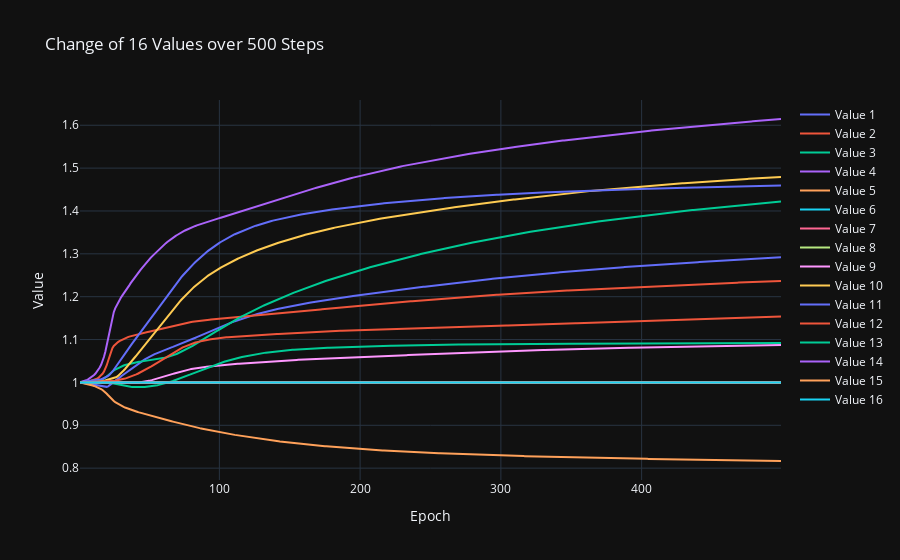

The code cell stored with this chart in its notebook:
### Markdown cell above
## Vars

### Code cell
import numpy as np
import plotly.graph_objects as go


data = experiment_data_loader.experiment_data['000001']['repetition_data'][1]


means = []
for mean_idx in range(16):
    means.append(data[f"var{mean_idx}"])

    
data = np.stack(means, axis=1)

# Preparing data for plotting
epochs = np.arange(1, data.shape[0])
traces = []
for i in range(data.shape[1]):
    traces.append(go.Scatter(x=epochs, y=data[:, i], mode='lines', name=f'Value {i+1}'))

# Plotting with Plotly
layout = go.Layout(title='Change of 16 Values over 500 Steps',
                   xaxis=dict(title='Epoch'),
                   yaxis=dict(title='Value'),
                   template='plotly_dark')

fig = go.Figure(data=traces, layout=layout)
fig.show()

### Figure 1 — Plotly figure (JSON) as saved in the notebook; plotly's stock layout.template omitted (floating-point values rounded to 4 significant figures; data arrays with more than 128 entries replaced by an {"elided": "..."} marker saying what was removed)
{"data": [{"mode": "lines", "name": "Value 1", "type": "scatter", "x": {"elided": "499 int values"}, "y": {"elided": "500 float values"}}, {"mode": "lines", "name": "Value 2", "type": "scatter", "x": {"elided": "499 int values"}, "y": {"elided": "500 float values"}}, {"mode": "lines", "name": "Value 3", "type": "scatter", "x": {"elided": "499 int values"}, "y": {"elided": "500 float values"}}, {"mode": "lines", "name": "Value 4", "type": "scatter", "x": {"elided": "499 int values"}, "y": {"elided": "500 float values"}}, {"mode": "lines", "name": "Value 5", "type": "scatter", "x": {"elided": "499 int values"}, "y": {"elided": "500 float values"}}, {"mode": "lines", "name": "Value 6", "type": "scatter", "x": {"elided": "499 int values"}, "y": {"elided": "500 float values"}}, {"mode": "lines", "name": "Value 7", "type": "scatter", "x": {"elided": "499 int values"}, "y": {"elided": "500 int values"}}, {"mode": "lines", "name": "Value 8", "type": "scatter", "x": {"elided": "499 int values"}, "y": {"elided": "500 int values"}}, {"mode": "lines", "name": "Value 9", "type": "scatter", "x": {"elided": "499 int values"}, "y": {"elided": "500 float values"}}, {"mode": "lines", "name": "Value 10", "type": "scatter", "x": {"elided": "499 int values"}, "y": {"elided": "500 float values"}}, {"mode": "lines", "name": "Value 11", "type": "scatter", "x": {"elided": "499 int values"}, "y": {"elided": "500 float values"}}, {"mode": "lines", "name": "Value 12", "type": "scatter", "x": {"elided": "499 int values"}, "y": {"elided": "500 float values"}}, {"mode": "lines", "name": "Value 13", "type": "scatter", "x": {"elided": "499 int values"}, "y": {"elided": "500 float values"}}, {"mode": "lines", "name": "Value 14", "type": "scatter", "x": {"elided": "499 int values"}, "y": {"elided": "500 float values"}}, {"mode": "lines", "name": "Value 15", "type": "scatter", "x": {"elided": "499 int values"}, "y": {"elided": "500 int values"}}, {"mode": "lines", "name": "Value 16", "type": "scatter", "x": {"elided": "499 int values"}, "y": {"elided": "500 int values"}}], "layout": {"title": {"text": "Change of 16 Values over 500 Steps"}, "xaxis": {"title": {"text": "Epoch"}}, "yaxis": {"title": {"text": "Value"}}}}
